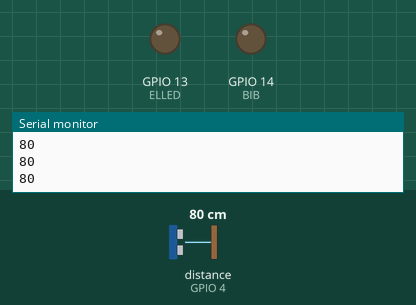
Recording of a program running on a simulated ESP32. Shown: output pins drawn as LEDs (lit = HIGH), the last lines printed to the serial monitor. Wiring (inferred from the names in the program): ultrasonic range finder: trigger GPIO 15; echo GPIO 4. The test bench sets the inputs (shaded band); at power-on: distance to the obstacle (sensor on GPIO 4) 80 cm. The echo pulse lasts 58.3 µs per cm; pins used as bus, display or sensor lines are not drawn.

Above: at 1.2 s.
1.3 s: distance to the obstacle (sensor on GPIO 4) set to 18 cm
2.8 s: distance to the obstacle (sensor on GPIO 4) set to 14 cm
At 4.1 s:
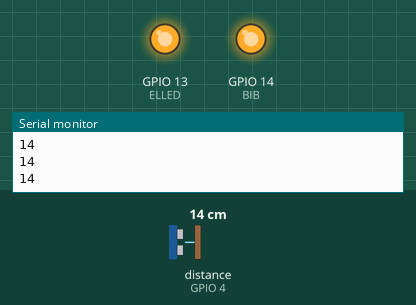
4.5 s: distance to the obstacle (sensor on GPIO 4) set to 35 cm
At 6.0 s:
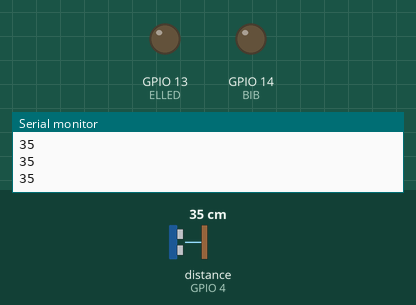
6.3 s: distance to the obstacle (sensor on GPIO 4) set to 2 cm
At 7.3 s:
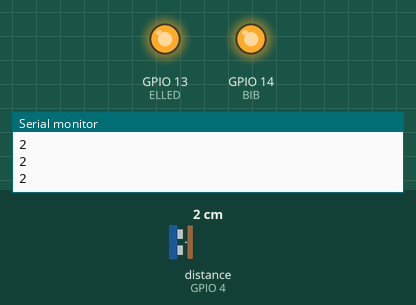
Timing chart, 0 to 9.0 s (numbered marks = the images above; inputs shaded):
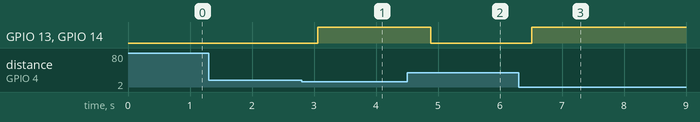

The program:

main.cpp
```cpp
#include <Arduino.h>

int TRIG = 15;
int EHCO = 4;
int BIB = 14;
int ELLED = 13;
int DURACION;
int DISTANCIA;

void setup(){

  pinMode(TRIG, OUTPUT);
  pinMode(EHCO, INPUT);
  pinMode(BIB, OUTPUT);
  pinMode(ELLED, OUTPUT);
  Serial.begin(9600);

}

void loop(){

  digitalWrite(TRIG, HIGH);
  delay(1);
  digitalWrite(TRIG, LOW);

  DURACION = pulseIn(EHCO, HIGH);
  DISTANCIA = DURACION / 58.2;
  Serial.println(DISTANCIA);
  delay(200);

  if (DISTANCIA <= 15 && DISTANCIA >= 0){
    digitalWrite(ELLED, HIGH);
    digitalWrite(BIB, HIGH);
  }else{
    digitalWrite(ELLED, LOW);
    digitalWrite(BIB, LOW);
  }

}
```

Measured:
- the behaviour switches between 16 and 15 cm on distance to the obstacle (sensor on GPIO 4) (found by bisection; images 0 and 1)
- after the input at 2.8 s, GPIO 13 (ELLED), GPIO 14 (BIB): LOW → HIGH after 0.26 s
- after the input at 4.5 s, GPIO 13 (ELLED), GPIO 14 (BIB): HIGH → LOW after 0.39 s
- after the input at 6.3 s, GPIO 13 (ELLED), GPIO 14 (BIB): LOW → HIGH after 0.21 s
